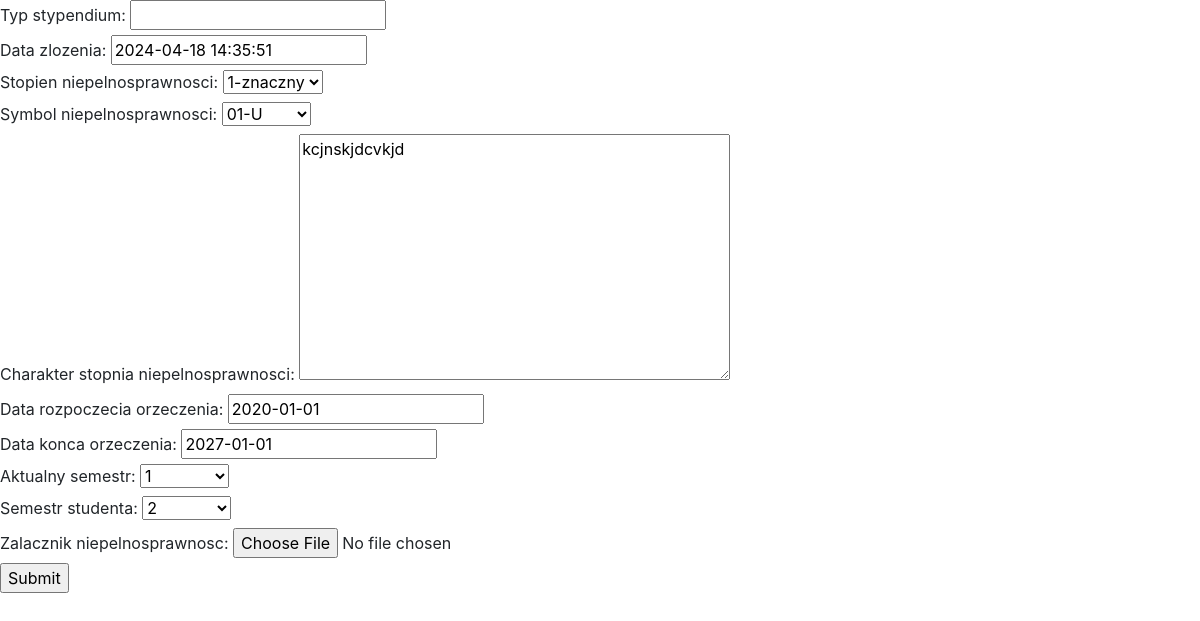
Before: /edytuj_form_niepelno/1/ with the older database file.
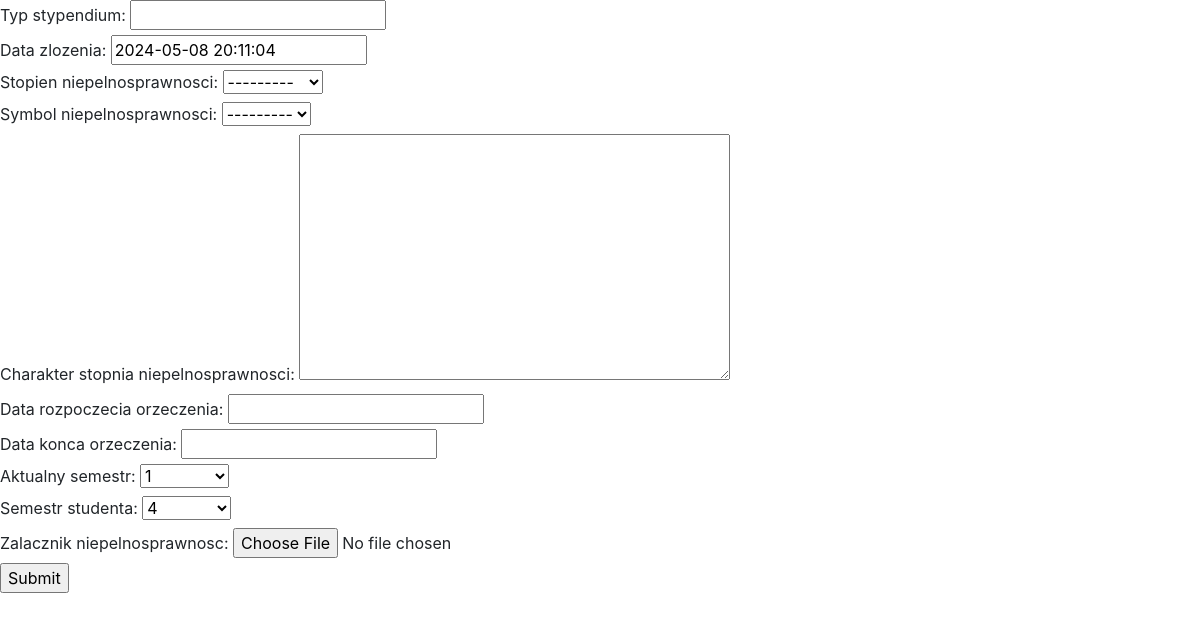
After: the same page with the newer database file.
### api/models.py (models this page shows)
class Formularz(models.Model):
    id_formularza = models.IntegerField(primary_key=True)
    typ_stypendium = models.CharField(null=True, blank=True, max_length=30)
    student = models.ForeignKey('Student', on_delete=models.CASCADE)
    data_zlozenia = models.DateTimeField(null=True, blank=True)
    przychod_bez_podatku = models.FloatField(null=True, blank=True)
    srednia_ocen = models.FloatField(null=True, blank=True)
    dodatkowe_informacje = models.TextField(null=True, blank=True)
    plik_orzeczenie = models.ImageField(null=True, blank=True, upload_to='dokumenty/orzeczenia')
    id_osiagniecia = models.IntegerField(null=True, blank=True)
    oswiadczenie_prawo_o_szkolnictwie = models.BooleanField(default=False)
    oswiadczenie_gospodarstwo_domowe = models.BooleanField(default=False)
    oswiadczenie_dochody = models.BooleanField(default=False)
    zalacznik = models.FileField(null=True, blank=True, upload_to='dokumenty/zalaczniki')
    stopien_niepelnosprawnosci = models.ForeignKey('StopienNiepelnosprawnosci', on_delete=models.CASCADE, null=True, blank=True)
    symbol_niepelnosprawnosci = models.ForeignKey('SymbolNiepelnosprawnosci', on_delete=models.CASCADE, null=True, blank=True)
    charakter_stopnia_niepelnosprawnosci = models.TextField(null=True, blank=True, max_length=100)
    data_rozpoczecia_orzeczenia = models.DateField(null=True, blank=True)
    data_konca_orzeczenia = models.DateField(null=True, blank=True)
    aktualny_semestr = models.ForeignKey('AktualnySemestr', on_delete=models.CASCADE, null=True, blank=True)
    semestr_studenta = models.ForeignKey('SemestrStudenta', on_delete=models.CASCADE, null=True, blank=True)
    zalacznik_niepelnosprawnosc = models.FileField(null=True, blank=True, upload_to='dokumenty/zalaczniki_niepelnosprawnosci')

### api/views.py (the view)
# urls.py: path('edytuj_form_niepelno/<str:pk>/', EdytujFormNiepelno, name='edytuj_form_niepelno'),
def EdytujFormNiepelno(request,pk):
    formularz = Formularz.objects.get(id_formularza=pk)
    form = SkladanieFormularzaDlaNiepelnosprawnych(instance=formularz)
    if request.method == 'POST':
        form = SkladanieFormularzaDlaNiepelnosprawnych(request.POST, instance=formularz)
        if form.is_valid():
            form.save()
            return redirect('/admin_tables')
    context = {'form': form}
    return render(request, 'website/edytuj_form_niepelno.html',context)

### api/forms.py (shortened to what this page needs)
class SkladanieFormularzaDlaNiepelnosprawnych(forms.ModelForm):
    class Meta:
        model = Formularz
        fields = ['typ_stypendium', 'data_zlozenia', 'stopien_niepelnosprawnosci', 'symbol_niepelnosprawnosci', 'charakter_stopnia_niepelnosprawnosci', 'data_rozpoczecia_orzeczenia','data_konca_orzeczenia', 'aktualny_semestr', 'semestr_studenta', 'zalacznik_niepelnosprawnosc']

### api/models.py (called while the page is built)
    def __str__(self):
        return str(self.nazwa_symbolu)

    def __str__(self):
        return str(self.nazwa_stopnia)

    def __str__(self):
        return str(self.semestr)

    def __str__(self):
        return str(self.semestr)

### api/templates/website/edytuj_form_niepelno.html (shortened to what this page needs)
{% extends "navbar.html" %}
    {% block content %}
    <form action="" method="POST">
        {{form}}
        <input type="submit" name="Submit">
    </form>
    {% endblock %}

Changed rows visible on the page:
changed Formularz: data_zlozenia "2024-04-18 14:35:51" → "2024-05-08 20:11:04"; stopien_niepelnosprawnosci "1-znaczny" → "---------"; symbol_niepelnosprawnosci "01-U" → "---------"; charakter_stopnia_niepelnosprawnosci "kcjnskjdcvkjd" → (not shown); data_rozpoczecia_orzeczenia "2020-01-01" → (not shown); data_konca_orzeczenia "2027-01-01" → (not shown); semestr_studenta "2" → "4"
